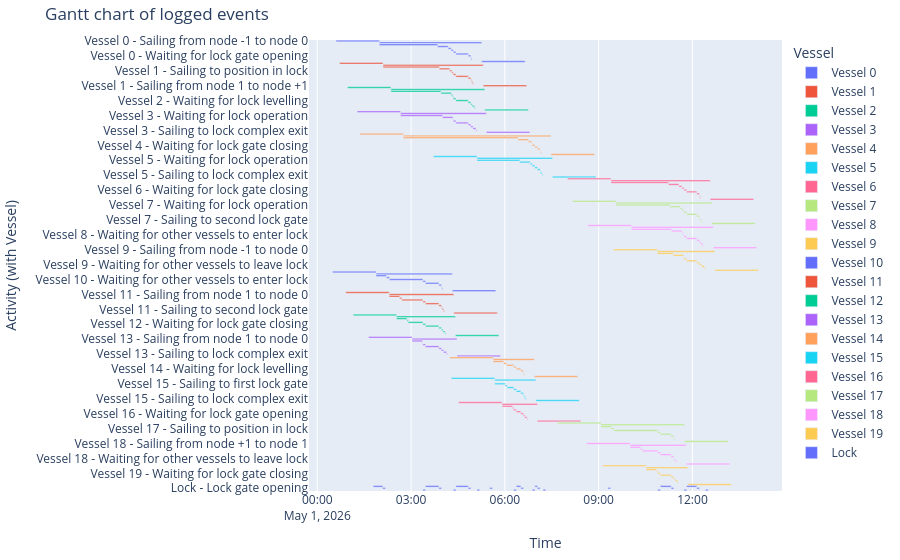

Notebook source saved alongside this figure:
### Markdown cell above
##### Gantt chart of event table
The Gantt chart becomes quite full

### Code cell
df_eventtable = logbook2eventtable([*vessels, lock_chamber])
fig = generate_vessel_gantt_chart(df_eventtable)

### Figure 1 — Plotly figure (JSON) as saved in the notebook; plotly's stock layout.template omitted (floating-point values rounded to 4 significant figures)
{"data": [{"base": ["2026-05-01T00:35:49.000000", "2026-05-01T01:59:09.000000", "2026-05-01T01:59:09.000000", "2026-05-01T03:51:13.000000", "2026-05-01T04:11:13.000000", "2026-05-01T04:16:53.000000", "2026-05-01T04:21:02.000000", "2026-05-01T04:26:02.000000", "2026-05-01T04:49:42.000000", "2026-05-01T04:54:42.000000", "2026-05-01T04:55:30.000000", "2026-05-01T05:15:30.000000"], "hovertemplate": "object name=Vessel 0<br>start time=%{base}<br>stop time=%{x}<br>activity label=%{y}<extra></extra>", "legendgroup": "Vessel 0", "marker": {"color": "#636efa", "pattern": {"shape": ""}}, "name": "Vessel 0", "orientation": "h", "showlegend": true, "textposition": "auto", "type": "bar", "x": [5000000, 11781000, 6724000, 1200000, 340000, 249000, 300000, 1420000, 300000, 48000, 93000, 5000000], "xaxis": "x", "y": ["Vessel 0 - Sailing from node -1 to node 0", "Vessel 0 - Sailing from node 0 to node 1", "Vessel 0 - Waiting for lock operation", "Vessel 0 - Sailing to first lock gate", "Vessel 0 - Sailing to position in lock", "Vessel 0 - Waiting for other vessels to enter lock", "Vessel 0 - Waiting for lock gate closing", "Vessel 0 - Waiting for lock levelling", "Vessel 0 - Waiting for lock gate opening", "Vessel 0 - Sailing to second lock gate", "Vessel 0 - Sailing to lock complex exit", "Vessel 0 - Sailing from node 1 to node +1"], "yaxis": "y"}, {"base": ["2026-05-01T00:42:50.000000", "2026-05-01T02:06:10.000000", "2026-05-01T02:06:10.000000", "2026-05-01T03:54:13.000000", "2026-05-01T04:14:13.000000", "2026-05-01T04:18:16.000000", "2026-05-01T04:21:02.000000", "2026-05-01T04:26:02.000000", "2026-05-01T04:49:42.000000", "2026-05-01T04:54:42.000000", "2026-05-01T04:56:04.000000", "2026-05-01T04:58:30.000000", "2026-05-01T05:18:30.000000"], "hovertemplate": "object name=Vessel 1<br>start time=%{base}<br>stop time=%{x}<br>activity label=%{y}<extra></extra>", "legendgroup": "Vessel 1", "marker": {"color": "#EF553B", "pattern": {"shape": ""}}, "name": "Vessel 1", "orientation": "h", "showlegend": true, "textposition": "auto", "type": "bar", "x": [5000000, 11540000, 6483000, 1200000, 243000, 166000, 300000, 1420000, 300000, 82000, 146000, 93000, 5000000], "xaxis": "x", "y": ["Vessel 1 - Sailing from node -1 to node 0", "Vessel 1 - Sailing from node 0 to node 1", "Vessel 1 - Waiting for lock operation", "Vessel 1 - Sailing to first lock gate", "Vessel 1 - Sailing to position in lock", "Vessel 1 - Waiting for other vessels to enter lock", "Vessel 1 - Waiting for lock gate closing", "Vessel 1 - Waiting for lock levelling", "Vessel 1 - Waiting for lock gate opening", "Vessel 1 - Waiting for other vessels to leave lock", "Vessel 1 - Sailing to second lock gate", "Vessel 1 - Sailing to lock complex exit", "Vessel 1 - Sailing from node 1 to node +1"], "yaxis": "y"}, {"base": ["2026-05-01T00:57:57.000000", "2026-05-01T02:21:17.000000", "2026-05-01T02:21:17.000000", "2026-05-01T03:57:13.000000", "2026-05-01T04:17:13.000000", "2026-05-01T04:19:39.000000", "2026-05-01T04:21:02.000000", "2026-05-01T04:26:02.000000", "2026-05-01T04:49:42.000000", "2026-05-01T04:54:42.000000", "2026-05-01T04:57:27.000000", "2026-05-01T05:01:30.000000", "2026-05-01T05:21:30.000000"], "hovertemplate": "object name=Vessel 2<br>start time=%{base}<br>stop time=%{x}<br>activity label=%{y}<extra></extra>", "legendgroup": "Vessel 2", "marker": {"color": "#00cc96", "pattern": {"shape": ""}}, "name": "Vessel 2", "orientation": "h", "showlegend": true, "textposition": "auto", "type": "bar", "x": [5000000, 10813000, 5756000, 1200000, 146000, 83000, 300000, 1420000, 300000, 165000, 243000, 93000, 5000000], "xaxis": "x", "y": ["Vessel 2 - Sailing from node -1 to node 0", "Vessel 2 - Sailing from node 0 to node 1", "Vessel 2 - Waiting for lock operation", "Vessel 2 - Sailing to first lock gate", "Vessel 2 - Sailing to position in lock", "Vessel 2 - Waiting for other vessels to enter lock", "Vessel 2 - Waiting for lock gate closing", "Vessel 2 - Waiting for lock levelling", "Vessel 2 - Waiting for lock gate opening", "Vessel 2 - Waiting for other vessels to leave lock", "Vessel 2 - Sailing to second lock gate", "Vessel 2 - Sailing to lock complex exit", "Vessel 2 - Sailing from node 1 to node +1"], "yaxis": "y"}, {"base": ["2026-05-01T01:16:26.000000", "2026-05-01T02:39:46.000000", "2026-05-01T02:39:46.000000", "2026-05-01T04:00:13.000000", "2026-05-01T04:20:13.000000", "2026-05-01T04:21:02.000000", "2026-05-01T04:26:02.000000", "2026-05-01T04:49:42.000000", "2026-05-01T04:54:42.000000", "2026-05-01T04:58:50.000000", "2026-05-01T05:04:30.000000", "2026-05-01T05:24:30.000000"], "hovertemplate": "object name=Vessel 3<br>start time=%{base}<br>stop time=%{x}<br>activity label=%{y}<extra></extra>", "legendgroup": "Vessel 3", "marker": {"color": "#ab63fa", "pattern": {"shape": ""}}, "name": "Vessel 3", "orientation": "h", "showlegend": true, "textposition": "auto", "type": "bar", "x": [5000000, 9884000, 4827000, 1200000, 49000, 300000, 1420000, 300000, 248000, 340000, 93000, 5000000], "xaxis": "x", "y": ["Vessel 3 - Sailing from node -1 to node 0", "Vessel 3 - Sailing from node 0 to node 1", "Vessel 3 - Waiting for lock operation", "Vessel 3 - Sailing to first lock gate", "Vessel 3 - Sailing to position in lock", "Vessel 3 - Waiting for lock gate closing", "Vessel 3 - Waiting for lock levelling", "Vessel 3 - Waiting for lock gate opening", "Vessel 3 - Waiting for other vessels to leave lock", "Vessel 3 - Sailing to second lock gate", "Vessel 3 - Sailing to lock complex exit", "Vessel 3 - Sailing from node 1 to node +1"], "yaxis": "y"}, {"base": ["2026-05-01T01:21:56.000000", "2026-05-01T02:45:16.000000", "2026-05-01T02:45:16.000000", "2026-05-01T06:25:31.000000", "2026-05-01T06:45:31.000000", "2026-05-01T06:51:12.000000", "2026-05-01T06:52:34.000000", "2026-05-01T06:57:34.000000", "2026-05-01T07:02:34.000000", "2026-05-01T07:07:34.000000", "2026-05-01T07:08:23.000000", "2026-05-01T07:28:23.000000"], "hovertemplate": "object name=Vessel 4<br>start time=%{base}<br>stop time=%{x}<br>activity label=%{y}<extra></extra>", "legendgroup": "Vessel 4", "marker": {"color": "#FFA15A", "pattern": {"shape": ""}}, "name": "Vessel 4", "orientation": "h", "showlegend": true, "textposition": "auto", "type": "bar", "x": [5000000, 16987000, 13215000, 1200000, 341000, 82000, 300000, 300000, 300000, 49000, 92000, 5000000], "xaxis": "x", "y": ["Vessel 4 - Sailing from node -1 to node 0", "Vessel 4 - Sailing from node 0 to node 1", "Vessel 4 - Waiting for lock operation", "Vessel 4 - Sailing to first lock gate", "Vessel 4 - Sailing to position in lock", "Vessel 4 - Waiting for other vessels to enter lock", "Vessel 4 - Waiting for lock gate closing", "Vessel 4 - Waiting for lock levelling", "Vessel 4 - Waiting for lock gate opening", "Vessel 4 - Sailing to second lock gate", "Vessel 4 - Sailing to lock complex exit", "Vessel 4 - Sailing from node 1 to node +1"], "yaxis": "y"}, {"base": ["2026-05-01T03:43:02.000000", "2026-05-01T05:06:22.000000", "2026-05-01T05:06:22.000000", "2026-05-01T06:28:31.000000", "2026-05-01T06:48:31.000000", "2026-05-01T06:52:34.000000", "2026-05-01T06:57:34.000000", "2026-05-01T07:02:34.000000", "2026-05-01T07:07:34.000000", "2026-05-01T07:08:57.000000", "2026-05-01T07:11:23.000000", "2026-05-01T07:31:23.000000"], "hovertemplate": "object name=Vessel 5<br>start time=%{base}<br>stop time=%{x}<br>activity label=%{y}<extra></extra>", "legendgroup": "Vessel 5", "marker": {"color": "#19d3f3", "pattern": {"shape": ""}}, "name": "Vessel 5", "orientation": "h", "showlegend": true, "textposition": "auto", "type": "bar", "x": [5000000, 8701000, 4929000, 1200000, 243000, 300000, 300000, 300000, 83000, 146000, 92000, 5000000], "xaxis": "x", "y": ["Vessel 5 - Sailing from node -1 to node 0", "Vessel 5 - Sailing from node 0 to node 1", "Vessel 5 - Waiting for lock operation", "Vessel 5 - Sailing to first lock gate", "Vessel 5 - Sailing to position in lock", "Vessel 5 - Waiting for lock gate closing", "Vessel 5 - Waiting for lock levelling", "Vessel 5 - Waiting for lock gate opening", "Vessel 5 - Waiting for other vessels to leave lock", "Vessel 5 - Sailing to second lock gate", "Vessel 5 - Sailing to lock complex exit", "Vessel 5 - Sailing from node 1 to node +1"], "yaxis": "y"}, {"base": ["2026-05-01T08:00:20.000000", "2026-05-01T09:23:40.000000", "2026-05-01T09:23:40.000000", "2026-05-01T11:14:03.000000", "2026-05-01T11:34:03.000000", "2026-05-01T11:39:43.000000", "2026-05-01T11:43:52.000000", "2026-05-01T11:48:52.000000", "2026-05-01T12:08:22.000000", "2026-05-01T12:13:22.000000", "2026-05-01T12:14:10.000000", "2026-05-01T12:34:10.000000"], "hovertemplate": "object name=Vessel 6<br>start time=%{base}<br>stop time=%{x}<br>activity label=%{y}<extra></extra>", "legendgroup": "Vessel 6", "marker": {"color": "#FF6692", "pattern": {"shape": ""}}, "name": "Vessel 6", "orientation": "h", "showlegend": true, "textposition": "auto", "type": "bar", "x": [5000000, 11430000, 6623000, 1200000, 340000, 249000, 300000, 1170000, 300000, 48000, 93000, 5000000], "xaxis": "x", "y": ["Vessel 6 - Sailing from node -1 to node 0", "Vessel 6 - Sailing from node 0 to node 1", "Vessel 6 - Waiting for lock operation", "Vessel 6 - Sailing to first lock gate", "Vessel 6 - Sailing to position in lock", "Vessel 6 - Waiting for other vessels to enter lock", "Vessel 6 - Waiting for lock gate closing", "Vessel 6 - Waiting for lock levelling", "Vessel 6 - Waiting for lock gate opening", "Vessel 6 - Sailing to second lock gate", "Vessel 6 - Sailing to lock complex exit", "Vessel 6 - Sailing from node 1 to node +1"], "yaxis": "y"}, {"base": ["2026-05-01T08:09:37.000000", "2026-05-01T09:32:57.000000", "2026-05-01T09:32:57.000000", "2026-05-01T11:17:03.000000", "2026-05-01T11:37:03.000000", "2026-05-01T11:41:06.000000", "2026-05-01T11:43:52.000000", "2026-05-01T11:48:52.000000", "2026-05-01T12:08:22.000000", "2026-05-01T12:13:22.000000", "2026-05-01T12:14:44.000000", "2026-05-01T12:17:10.000000", "2026-05-01T12:37:10.000000"], "hovertemplate": "object name=Vessel 7<br>start time=%{base}<br>stop time=%{x}<br>activity label=%{y}<extra></extra>", "legendgroup": "Vessel 7", "marker": {"color": "#B6E880", "pattern": {"shape": ""}}, "name": "Vessel 7", "orientation": "h", "showlegend": true, "textposition": "auto", "type": "bar", "x": [5000000, 11053000, 6246000, 1200000, 243000, 166000, 300000, 1170000, 300000, 82000, 146000, 93000, 5000000], "xaxis": "x", "y": ["Vessel 7 - Sailing from node -1 to node 0", "Vessel 7 - Sailing from node 0 to node 1", "Vessel 7 - Waiting for lock operation", "Vessel 7 - Sailing to first lock gate", "Vessel 7 - Sailing to position in lock", "Vessel 7 - Waiting for other vessels to enter lock", "Vessel 7 - Waiting for lock gate closing", "Vessel 7 - Waiting for lock levelling", "Vessel 7 - Waiting for lock gate opening", "Vessel 7 - Waiting for other vessels to leave lock", "Vessel 7 - Sailing to second lock gate", "Vessel 7 - Sailing to lock complex exit", "Vessel 7 - Sailing from node 1 to node +1"], "yaxis": "y"}, {"base": ["2026-05-01T08:39:29.000000", "2026-05-01T10:02:49.000000", "2026-05-01T10:02:49.000000", "2026-05-01T11:20:03.000000", "2026-05-01T11:40:03.000000", "2026-05-01T11:42:29.000000", "2026-05-01T11:43:52.000000", "2026-05-01T11:48:52.000000", "2026-05-01T12:08:22.000000", "2026-05-01T12:13:22.000000", "2026-05-01T12:16:07.000000", "2026-05-01T12:20:10.000000", "2026-05-01T12:40:10.000000"], "hovertemplate": "object name=Vessel 8<br>start time=%{base}<br>stop time=%{x}<br>activity label=%{y}<extra></extra>", "legendgroup": "Vessel 8", "marker": {"color": "#FF97FF", "pattern": {"shape": ""}}, "name": "Vessel 8", "orientation": "h", "showlegend": true, "textposition": "auto", "type": "bar", "x": [5000000, 9441000, 4634000, 1200000, 146000, 83000, 300000, 1170000, 300000, 165000, 243000, 93000, 5000000], "xaxis": "x", "y": ["Vessel 8 - Sailing from node -1 to node 0", "Vessel 8 - Sailing from node 0 to node 1", "Vessel 8 - Waiting for lock operation", "Vessel 8 - Sailing to first lock gate", "Vessel 8 - Sailing to position in lock", "Vessel 8 - Waiting for other vessels to enter lock", "Vessel 8 - Waiting for lock gate closing", "Vessel 8 - Waiting for lock levelling", "Vessel 8 - Waiting for lock gate opening", "Vessel 8 - Waiting for other vessels to leave lock", "Vessel 8 - Sailing to second lock gate", "Vessel 8 - Sailing to lock complex exit", "Vessel 8 - Sailing from node 1 to node +1"], "yaxis": "y"}, {"base": ["2026-05-01T09:29:03.000000", "2026-05-01T10:52:23.000000", "2026-05-01T10:52:23.000000", "2026-05-01T11:23:03.000000", "2026-05-01T11:43:03.000000", "2026-05-01T11:43:52.000000", "2026-05-01T11:48:52.000000", "2026-05-01T12:08:22.000000", "2026-05-01T12:13:22.000000", "2026-05-01T12:17:30.000000", "2026-05-01T12:23:10.000000", "2026-05-01T12:43:10.000000"], "hovertemplate": "object name=Vessel 9<br>start time=%{base}<br>stop time=%{x}<br>activity label=%{y}<extra></extra>", "legendgroup": "Vessel 9", "marker": {"color": "#FECB52", "pattern": {"shape": ""}}, "name": "Vessel 9", "orientation": "h", "showlegend": true, "textposition": "auto", "type": "bar", "x": [5000000, 6647000, 1840000, 1200000, 49000, 300000, 1170000, 300000, 248000, 340000, 93000, 5000000], "xaxis": "x", "y": ["Vessel 9 - Sailing from node -1 to node 0", "Vessel 9 - Sailing from node 0 to node 1", "Vessel 9 - Waiting for lock operation", "Vessel 9 - Sailing to first lock gate", "Vessel 9 - Sailing to position in lock", "Vessel 9 - Waiting for lock gate closing", "Vessel 9 - Waiting for lock levelling", "Vessel 9 - Waiting for lock gate opening", "Vessel 9 - Waiting for other vessels to leave lock", "Vessel 9 - Sailing to second lock gate", "Vessel 9 - Sailing to lock complex exit", "Vessel 9 - Sailing from node 1 to node +1"], "yaxis": "y"}, {"base": ["2026-05-01T00:29:29.000000", "2026-05-01T01:52:49.000000", "2026-05-01T01:52:49.000000", "2026-05-01T02:12:49.000000", "2026-05-01T02:18:29.000000", "2026-05-01T03:22:39.000000", "2026-05-01T03:27:39.000000", "2026-05-01T03:53:19.000000", "2026-05-01T03:58:19.000000", "2026-05-01T03:59:08.000000", "2026-05-01T04:19:08.000000"], "hovertemplate": "object name=Vessel 10<br>start time=%{base}<br>stop time=%{x}<br>activity label=%{y}<extra></extra>", "legendgroup": "Vessel 10", "marker": {"color": "#636efa", "pattern": {"shape": ""}}, "name": "Vessel 10", "orientation": "h", "showlegend": true, "textposition": "auto", "type": "bar", "x": [5000000, 8779000, 1200000, 340000, 3850000, 300000, 1540000, 300000, 49000, 93000, 5000000], "xaxis": "x", "y": ["Vessel 10 - Sailing from node +1 to node 1", "Vessel 10 - Sailing from node 1 to node 0", "Vessel 10 - Sailing to first lock gate", "Vessel 10 - Sailing to position in lock", "Vessel 10 - Waiting for other vessels to enter lock", "Vessel 10 - Waiting for lock gate closing", "Vessel 10 - Waiting for lock levelling", "Vessel 10 - Waiting for lock gate opening", "Vessel 10 - Sailing to second lock gate", "Vessel 10 - Sailing to lock complex exit", "Vessel 10 - Sailing from node 0 to node -1"], "yaxis": "y"}, {"base": ["2026-05-01T00:54:42.000000", "2026-05-01T02:18:02.000000", "2026-05-01T02:18:02.000000", "2026-05-01T02:38:02.000000", "2026-05-01T02:42:05.000000", "2026-05-01T03:22:39.000000", "2026-05-01T03:27:39.000000", "2026-05-01T03:53:19.000000", "2026-05-01T03:58:19.000000", "2026-05-01T03:59:42.000000", "2026-05-01T04:02:08.000000", "2026-05-01T04:22:08.000000"], "hovertemplate": "object name=Vessel 11<br>start time=%{base}<br>stop time=%{x}<br>activity label=%{y}<extra></extra>", "legendgroup": "Vessel 11", "marker": {"color": "#EF553B", "pattern": {"shape": ""}}, "name": "Vessel 11", "orientation": "h", "showlegend": true, "textposition": "auto", "type": "bar", "x": [5000000, 7446000, 1200000, 243000, 2434000, 300000, 1540000, 300000, 83000, 146000, 93000, 5000000], "xaxis": "x", "y": ["Vessel 11 - Sailing from node +1 to node 1", "Vessel 11 - Sailing from node 1 to node 0", "Vessel 11 - Sailing to first lock gate", "Vessel 11 - Sailing to position in lock", "Vessel 11 - Waiting for other vessels to enter lock", "Vessel 11 - Waiting for lock gate closing", "Vessel 11 - Waiting for lock levelling", "Vessel 11 - Waiting for lock gate opening", "Vessel 11 - Waiting for other vessels to leave lock", "Vessel 11 - Sailing to second lock gate", "Vessel 11 - Sailing to lock complex exit", "Vessel 11 - Sailing from node 0 to node -1"], "yaxis": "y"}, {"base": ["2026-05-01T01:08:54.000000", "2026-05-01T02:32:14.000000", "2026-05-01T02:32:14.000000", "2026-05-01T02:52:14.000000", "2026-05-01T02:54:40.000000", "2026-05-01T03:22:39.000000", "2026-05-01T03:27:39.000000", "2026-05-01T03:53:19.000000", "2026-05-01T03:58:19.000000", "2026-05-01T04:01:05.000000", "2026-05-01T04:05:08.000000", "2026-05-01T04:25:08.000000"], "hovertemplate": "object name=Vessel 12<br>start time=%{base}<br>stop time=%{x}<br>activity label=%{y}<extra></extra>", "legendgroup": "Vessel 12", "marker": {"color": "#00cc96", "pattern": {"shape": ""}}, "name": "Vessel 12", "orientation": "h", "showlegend": true, "textposition": "auto", "type": "bar", "x": [5000000, 6774000, 1200000, 146000, 1679000, 300000, 1540000, 300000, 166000, 243000, 93000, 5000000], "xaxis": "x", "y": ["Vessel 12 - Sailing from node +1 to node 1", "Vessel 12 - Sailing from node 1 to node 0", "Vessel 12 - Sailing to first lock gate", "Vessel 12 - Sailing to position in lock", "Vessel 12 - Waiting for other vessels to enter lock", "Vessel 12 - Waiting for lock gate closing", "Vessel 12 - Waiting for lock levelling", "Vessel 12 - Waiting for lock gate opening", "Vessel 12 - Waiting for other vessels to leave lock", "Vessel 12 - Sailing to second lock gate", "Vessel 12 - Sailing to lock complex exit", "Vessel 12 - Sailing from node 0 to node -1"], "yaxis": "y"}, {"base": ["2026-05-01T01:38:31.000000", "2026-05-01T03:01:51.000000", "2026-05-01T03:01:51.000000", "2026-05-01T03:21:51.000000", "2026-05-01T03:22:39.000000", "2026-05-01T03:27:39.000000", "2026-05-01T03:53:19.000000", "2026-05-01T03:58:19.000000", "2026-05-01T04:02:28.000000", "2026-05-01T04:08:08.000000", "2026-05-01T04:28:08.000000"], "hovertemplate": "object name=Vessel 13<br>start time=%{base}<br>stop time=%{x}<br>activity label=%{y}<extra></extra>", "legendgroup": "Vessel 13", "marker": {"color": "#ab63fa", "pattern": {"shape": ""}}, "name": "Vessel 13", "orientation": "h", "showlegend": true, "textposition": "auto", "type": "bar", "x": [5000000, 5177000, 1200000, 48000, 300000, 1540000, 300000, 249000, 340000, 93000, 5000000], "xaxis": "x", "y": ["Vessel 13 - Sailing from node +1 to node 1", "Vessel 13 - Sailing from node 1 to node 0", "Vessel 13 - Sailing to first lock gate", "Vessel 13 - Sailing to position in lock", "Vessel 13 - Waiting for lock gate closing", "Vessel 13 - Waiting for lock levelling", "Vessel 13 - Waiting for lock gate opening", "Vessel 13 - Waiting for other vessels to leave lock", "Vessel 13 - Sailing to second lock gate", "Vessel 13 - Sailing to lock complex exit", "Vessel 13 - Sailing from node 0 to node -1"], "yaxis": "y"}, {"base": ["2026-05-01T04:14:15.000000", "2026-05-01T05:37:35.000000", "2026-05-01T05:37:35.000000", "2026-05-01T05:57:35.000000", "2026-05-01T06:03:15.000000", "2026-05-01T06:16:58.000000", "2026-05-01T06:21:58.000000", "2026-05-01T06:30:38.000000", "2026-05-01T06:35:38.000000", "2026-05-01T06:36:26.000000", "2026-05-01T06:56:26.000000"], "hovertemplate": "object name=Vessel 14<br>start time=%{base}<br>stop time=%{x}<br>activity label=%{y}<extra></extra>", "legendgroup": "Vessel 14", "marker": {"color": "#FFA15A", "pattern": {"shape": ""}}, "name": "Vessel 14", "orientation": "h", "showlegend": true, "textposition": "auto", "type": "bar", "x": [5000000, 4731000, 1200000, 340000, 823000, 300000, 520000, 300000, 48000, 93000, 5000000], "xaxis": "x", "y": ["Vessel 14 - Sailing from node +1 to node 1", "Vessel 14 - Sailing from node 1 to node 0", "Vessel 14 - Sailing to first lock gate", "Vessel 14 - Sailing to position in lock", "Vessel 14 - Waiting for other vessels to enter lock", "Vessel 14 - Waiting for lock gate closing", "Vessel 14 - Waiting for lock levelling", "Vessel 14 - Waiting for lock gate opening", "Vessel 14 - Sailing to second lock gate", "Vessel 14 - Sailing to lock complex exit", "Vessel 14 - Sailing from node 0 to node -1"], "yaxis": "y"}, {"base": ["2026-05-01T04:17:13.000000", "2026-05-01T05:40:33.000000", "2026-05-01T05:40:33.000000", "2026-05-01T05:40:35.000000", "2026-05-01T06:00:35.000000", "2026-05-01T06:04:38.000000", "2026-05-01T06:16:58.000000", "2026-05-01T06:21:58.000000", "2026-05-01T06:30:38.000000", "2026-05-01T06:35:38.000000", "2026-05-01T06:37:01.000000", "2026-05-01T06:39:26.000000", "2026-05-01T06:59:26.000000"], "hovertemplate": "object name=Vessel 15<br>start time=%{base}<br>stop time=%{x}<br>activity label=%{y}<extra></extra>", "legendgroup": "Vessel 15", "marker": {"color": "#19d3f3", "pattern": {"shape": ""}}, "name": "Vessel 15", "orientation": "h", "showlegend": true, "textposition": "auto", "type": "bar", "x": [5000000, 4733000, 2000, 1200000, 243000, 740000, 300000, 520000, 300000, 83000, 145000, 93000, 5000000], "xaxis": "x", "y": ["Vessel 15 - Sailing from node +1 to node 1", "Vessel 15 - Sailing from node 1 to node 0", "Vessel 15 - Waiting for lock operation", "Vessel 15 - Sailing to first lock gate", "Vessel 15 - Sailing to position in lock", "Vessel 15 - Waiting for other vessels to enter lock", "Vessel 15 - Waiting for lock gate closing", "Vessel 15 - Waiting for lock levelling", "Vessel 15 - Waiting for lock gate opening", "Vessel 15 - Waiting for other vessels to leave lock", "Vessel 15 - Sailing to second lock gate", "Vessel 15 - Sailing to lock complex exit", "Vessel 15 - Sailing from node 0 to node -1"], "yaxis": "y"}, {"base": ["2026-05-01T04:31:12.000000", "2026-05-01T05:54:32.000000", "2026-05-01T05:54:32.000000", "2026-05-01T06:14:32.000000", "2026-05-01T06:16:58.000000", "2026-05-01T06:21:58.000000", "2026-05-01T06:30:38.000000", "2026-05-01T06:35:38.000000", "2026-05-01T06:38:23.000000", "2026-05-01T06:42:26.000000", "2026-05-01T07:02:26.000000"], "hovertemplate": "object name=Vessel 16<br>start time=%{base}<br>stop time=%{x}<br>activity label=%{y}<extra></extra>", "legendgroup": "Vessel 16", "marker": {"color": "#FF6692", "pattern": {"shape": ""}}, "name": "Vessel 16", "orientation": "h", "showlegend": true, "textposition": "auto", "type": "bar", "x": [5000000, 4074000, 1200000, 146000, 300000, 520000, 300000, 165000, 243000, 93000, 5000000], "xaxis": "x", "y": ["Vessel 16 - Sailing from node +1 to node 1", "Vessel 16 - Sailing from node 1 to node 0", "Vessel 16 - Sailing to first lock gate", "Vessel 16 - Sailing to position in lock", "Vessel 16 - Waiting for lock gate closing", "Vessel 16 - Waiting for lock levelling", "Vessel 16 - Waiting for lock gate opening", "Vessel 16 - Waiting for other vessels to leave lock", "Vessel 16 - Sailing to second lock gate", "Vessel 16 - Sailing to lock complex exit", "Vessel 16 - Sailing from node 0 to node -1"], "yaxis": "y"}, {"base": ["2026-05-01T07:41:02.000000", "2026-05-01T09:04:22.000000", "2026-05-01T09:04:22.000000", "2026-05-01T09:24:22.000000", "2026-05-01T09:30:03.000000", "2026-05-01T10:53:29.000000", "2026-05-01T10:58:29.000000", "2026-05-01T11:19:09.000000", "2026-05-01T11:24:09.000000", "2026-05-01T11:24:58.000000", "2026-05-01T11:44:58.000000"], "hovertemplate": "object name=Vessel 17<br>start time=%{base}<br>stop time=%{x}<br>activity label=%{y}<extra></extra>", "legendgroup": "Vessel 17", "marker": {"color": "#B6E880", "pattern": {"shape": ""}}, "name": "Vessel 17", "orientation": "h", "showlegend": true, "textposition": "auto", "type": "bar", "x": [5000000, 9636000, 1200000, 341000, 5006000, 300000, 1240000, 300000, 49000, 93000, 5000000], "xaxis": "x", "y": ["Vessel 17 - Sailing from node +1 to node 1", "Vessel 17 - Sailing from node 1 to node 0", "Vessel 17 - Sailing to first lock gate", "Vessel 17 - Sailing to position in lock", "Vessel 17 - Waiting for other vessels to enter lock", "Vessel 17 - Waiting for lock gate closing", "Vessel 17 - Waiting for lock levelling", "Vessel 17 - Waiting for lock gate opening", "Vessel 17 - Sailing to second lock gate", "Vessel 17 - Sailing to lock complex exit", "Vessel 17 - Sailing from node 0 to node -1"], "yaxis": "y"}, {"base": ["2026-05-01T08:36:58.000000", "2026-05-01T10:00:18.000000", "2026-05-01T10:00:18.000000", "2026-05-01T10:20:18.000000", "2026-05-01T10:24:21.000000", "2026-05-01T10:53:29.000000", "2026-05-01T10:58:29.000000", "2026-05-01T11:19:09.000000", "2026-05-01T11:24:09.000000", "2026-05-01T11:25:32.000000", "2026-05-01T11:27:58.000000", "2026-05-01T11:47:58.000000"], "hovertemplate": "object name=Vessel 18<br>start time=%{base}<br>stop time=%{x}<br>activity label=%{y}<extra></extra>", "legendgroup": "Vessel 18", "marker": {"color": "#FF97FF", "pattern": {"shape": ""}}, "name": "Vessel 18", "orientation": "h", "showlegend": true, "textposition": "auto", "type": "bar", "x": [5000000, 6460000, 1200000, 243000, 1748000, 300000, 1240000, 300000, 83000, 146000, 93000, 5000000], "xaxis": "x", "y": ["Vessel 18 - Sailing from node +1 to node 1", "Vessel 18 - Sailing from node 1 to node 0", "Vessel 18 - Sailing to first lock gate", "Vessel 18 - Sailing to position in lock", "Vessel 18 - Waiting for other vessels to enter lock", "Vessel 18 - Waiting for lock gate closing", "Vessel 18 - Waiting for lock levelling", "Vessel 18 - Waiting for lock gate opening", "Vessel 18 - Waiting for other vessels to leave lock", "Vessel 18 - Sailing to second lock gate", "Vessel 18 - Sailing to lock complex exit", "Vessel 18 - Sailing from node 0 to node -1"], "yaxis": "y"}, {"base": ["2026-05-01T09:07:44.000000", "2026-05-01T10:31:04.000000", "2026-05-01T10:31:04.000000", "2026-05-01T10:51:04.000000", "2026-05-01T10:53:29.000000", "2026-05-01T10:58:29.000000", "2026-05-01T11:19:09.000000", "2026-05-01T11:24:09.000000", "2026-05-01T11:26:55.000000", "2026-05-01T11:30:58.000000", "2026-05-01T11:50:58.000000"], "hovertemplate": "object name=Vessel 19<br>start time=%{base}<br>stop time=%{x}<br>activity label=%{y}<extra></extra>", "legendgroup": "Vessel 19", "marker": {"color": "#FECB52", "pattern": {"shape": ""}}, "name": "Vessel 19", "orientation": "h", "showlegend": true, "textposition": "auto", "type": "bar", "x": [5000000, 4794000, 1200000, 145000, 300000, 1240000, 300000, 166000, 243000, 93000, 5000000], "xaxis": "x", "y": ["Vessel 19 - Sailing from node +1 to node 1", "Vessel 19 - Sailing from node 1 to node 0", "Vessel 19 - Sailing to first lock gate", "Vessel 19 - Sailing to position in lock", "Vessel 19 - Waiting for lock gate closing", "Vessel 19 - Waiting for lock levelling", "Vessel 19 - Waiting for lock gate opening", "Vessel 19 - Waiting for other vessels to leave lock", "Vessel 19 - Sailing to second lock gate", "Vessel 19 - Sailing to lock complex exit", "Vessel 19 - Sailing from node 0 to node -1"], "yaxis": "y"}, {"base": ["2026-05-01T01:47:29.000000", "2026-05-01T02:05:39.000000", "2026-05-01T03:22:39.000000", "2026-05-01T03:27:39.000000", "2026-05-01T03:53:19.000000", "2026-05-01T04:21:02.000000", "2026-05-01T04:26:02.000000", "2026-05-01T04:49:42.000000", "2026-05-01T05:06:30.000000", "2026-05-01T05:30:52.000000", "2026-05-01T05:31:02.000000", "2026-05-01T06:16:58.000000", "2026-05-01T06:21:58.000000", "2026-05-01T06:30:38.000000", "2026-05-01T06:52:34.000000", "2026-05-01T06:57:34.000000", "2026-05-01T07:02:34.000000", "2026-05-01T07:13:23.000000", "2026-05-01T09:17:50.000000", "2026-05-01T10:53:29.000000", "2026-05-01T10:58:29.000000", "2026-05-01T11:19:09.000000", "2026-05-01T11:43:52.000000", "2026-05-01T11:48:52.000000", "2026-05-01T12:08:22.000000", "2026-05-01T12:25:10.000000"], "hovertemplate": "object name=Lock<br>start time=%{base}<br>stop time=%{x}<br>activity label=%{y}<extra></extra>", "legendgroup": "Lock", "marker": {"color": "#636efa", "pattern": {"shape": ""}}, "name": "Lock", "orientation": "h", "showlegend": true, "textposition": "auto", "type": "bar", "x": [1090000, 300000, 300000, 1540000, 300000, 300000, 1420000, 300000, 300000, 10000, 300000, 300000, 520000, 300000, 300000, 300000, 300000, 300000, 300000, 300000, 1240000, 300000, 300000, 1170000, 300000, 300000], "xaxis": "x", "y": ["Lock - Lock levelling", "Lock - Lock gate opening", "Lock - Lock gate closing", "Lock - Lock levelling", "Lock - Lock gate opening", "Lock - Lock gate closing", "Lock - Lock levelling", "Lock - Lock gate opening", "Lock - Lock gate closing", "Lock - Lock levelling", "Lock - Lock gate opening", "Lock - Lock gate closing", "Lock - Lock levelling", "Lock - Lock gate opening", "Lock - Lock gate closing", "Lock - Lock levelling", "Lock - Lock gate opening", "Lock - Lock gate closing", "Lock - Lock gate opening", "Lock - Lock gate closing", "Lock - Lock levelling", "Lock - Lock gate opening", "Lock - Lock gate closing", "Lock - Lock levelling", "Lock - Lock gate opening", "Lock - Lock gate closing"], "yaxis": "y"}], "layout": {"barmode": "overlay", "legend": {"title": {"text": "Vessel"}, "tracegroupgap": 0}, "margin": {"b": 20, "l": 20, "r": 20, "t": 40}, "title": {"text": "Gantt chart of logged events"}, "xaxis": {"anchor": "y", "domain": [0, 1], "title": {"text": "Time"}, "type": "date"}, "yaxis": {"anchor": "x", "autorange": "reversed", "domain": [0, 1], "title": {"text": "Activity (with Vessel)"}}}}
